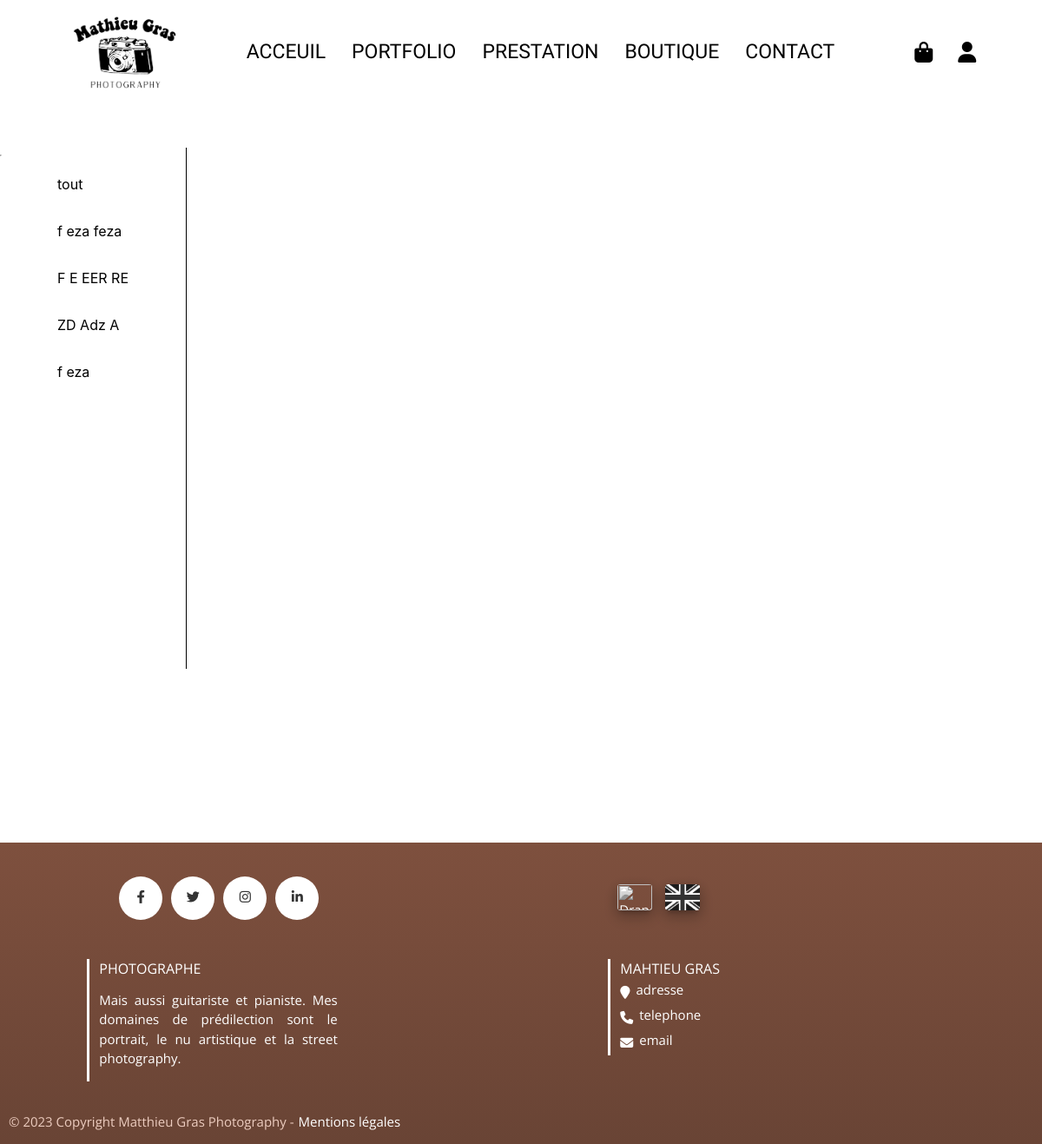
The app's page /site/store.php, older data.
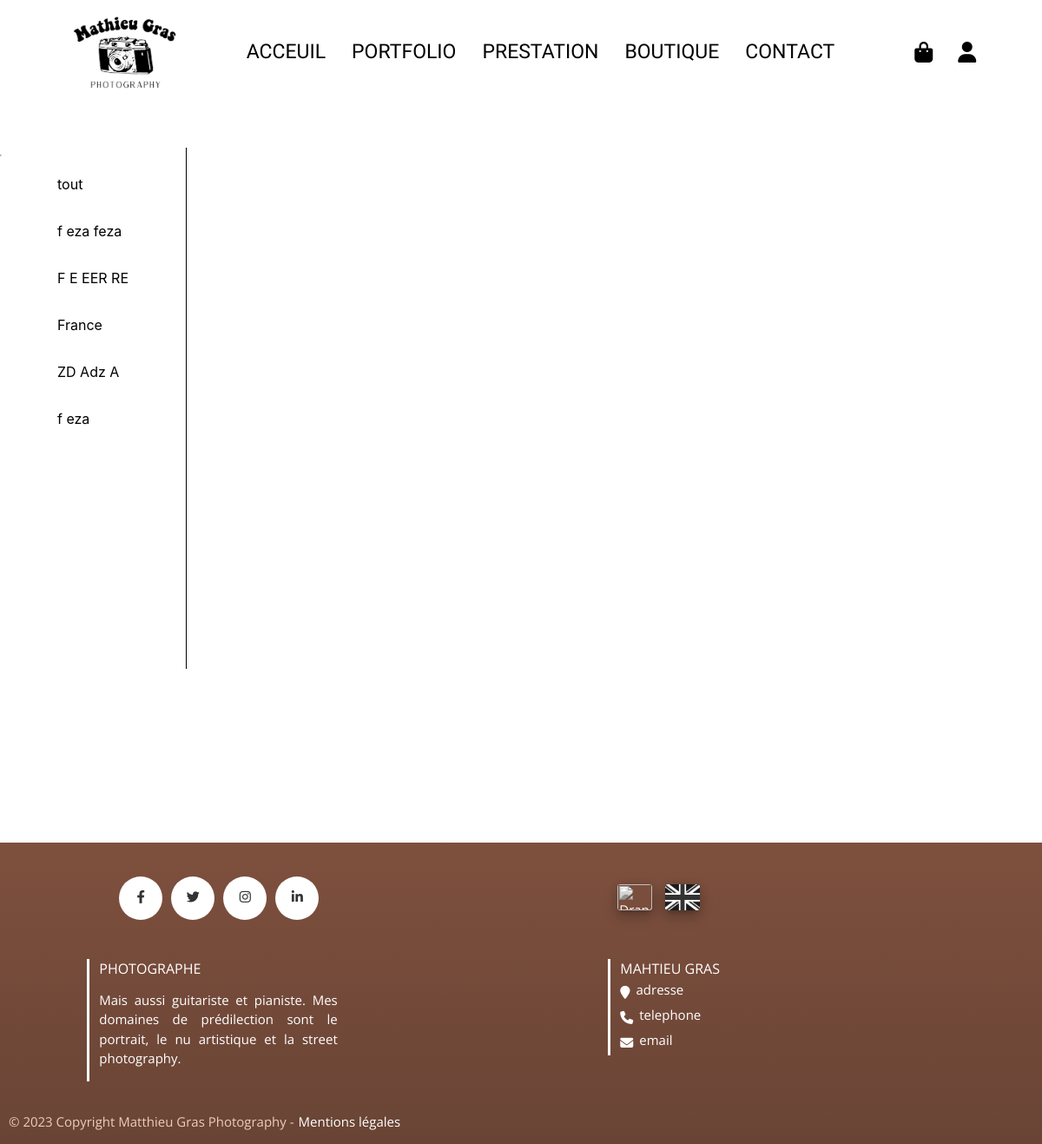
The same page, newer data.
### tables this page shows
CREATE TABLE IF NOT EXISTS `category` (
  `id` int UNSIGNED NOT NULL AUTO_INCREMENT,
  `name` varchar(50) NOT NULL,
  PRIMARY KEY (`id`)
);

### site/store.php (the view, shortened to what this page needs)
<html lang="fr">
<?php require_once("./php/config.php");
include('./components/head.html')?>
<body>
    <div class="store">
        <div class="category">
        <li><button class="btnCategory" onclick="GetImgStore(-1, 0)">tout</button></li>
        <?php
                $q = $pdo->prepare("SELECT * FROM category");
                $q->execute();
                $category = $q->fetchAll();
                foreach($category as $c){
                    echo "<li><button class='btnCategory' onclick='GetImgStore(".$c["id"].", 0)'>".$c["name"]."</button></li>";
                }
                ?>
        </div>
        <hr>
        <div class="contentAndPage">
        </div>
    </div>
</body>
</html>

### site/css/style.css (style rules this page uses)
:root { --black: #000; --blackimportant: #000; --white: #fff; --whiteimportant: #fff; --salmon: #E89676; --brown: #7E503E; --grey: #333; --fonttitle: 'Dancing Script', cursive; --fontbold: 'Maven Pro', sans-serif; --font: 'Open Sans', sans-serif; --carousel-img-portfolio: url("../img/IMG_1209\ 2.JPG"); }
body { font-family: var(--font); background-color: var(--white); color: var(--black); }
.navWrapper { background-color: var(--white); display: flex; align-items: center; position: sticky; z-index: 69; top: 0; height: 120px; margin: 0 !important; justify-content: space-evenly; box-shadow: none !important; }
.navWrapper .navBarLogo { margin-left: 20px; }
.navWrapper .navBarLogo img { width: 125px; }
.navWrapper .navBarBtn ul { display: flex; }
.navWrapper .navBarBtn ul li a { color: var(--black); font-size: 23px; font-family: var(--fontbold); }
.navWrapper .navBarIcons ul li a i { width: 20px; color: var(--black); display: flex; align-items: center; }
@media screen and (min-width: 750px) { .store { display: flex; margin-top: 50px; position: relative; min-height: 100vh; } }
@media screen and (min-width: 750px) { .store .category li { list-style: none; margin-left: 60px; margin-top: 30px; margin-right: 60px; text-align: left; font-size: 16px; } }
@media screen and (min-width: 750px) { .store .category li .btnCategory { background-color: var(--white); border: none; color: var(--black); cursor: pointer; } }
@media screen and (min-width: 750px) { .store hr { background-color: var(--white); position: absolute; } }
.pageFooter { background-color: var(--brown); color: var(--whiteimportant); margin-bottom: 0px; background: linear-gradient(var(--brown),#694435); }
.pageFooter h3 { font-size: 2vh; margin-bottom: 3px; margin-top: 3px; }
.pageFooter .socialAndLanguage { padding-top: 3vh; margin-bottom: 0px; }
.pageFooter .social .socialIcons { display: flex; text-align: justify; }
.pageFooter .social .socialIcons a { background-color: var(--whiteimportant); color:var(--grey); display:inline-block; width:50px; height:50px; text-align:center; border-radius:100%; transition:all .2s linear; margin-right: 10px; }
.pageFooter .social .socialIcons li a i { padding-top: 32%; }
.pageFooter .language ul { display: flex !important; margin-top: 24px; }
.pageFooter .language img { width: 40px; height: 30px; border-radius: 10%; margin-right: 15px; filter: grayscale(100%); }
.pageFooter .presentationContact { margin-bottom: 0px; padding-bottom: 20px; margin-top: 30px; }
.pageFooter .presentation { text-align: justify; border-left: 3px solid var(--whiteimportant); }
.pageFooter .info { border-left: 3px solid var(--whiteimportant); }
.pageFooter .info .phone, .adress, .emailFooter { display: flex; }
.pageFooter .fa-solid { margin: 7px; margin-left: 0px; }
.pageFooter .info p { margin: 0px; }
.pageFooter .copyright { display: flex; align-items: center; }
.pageFooter .copyright p { color: #ECCCBF; padding-left: 10px; }
.pageFooter .copyright a { color: var(--whiteimportant); padding-left: 5px; }

Row changes from the older to the newer data that the page shows:
added category: name "France"
